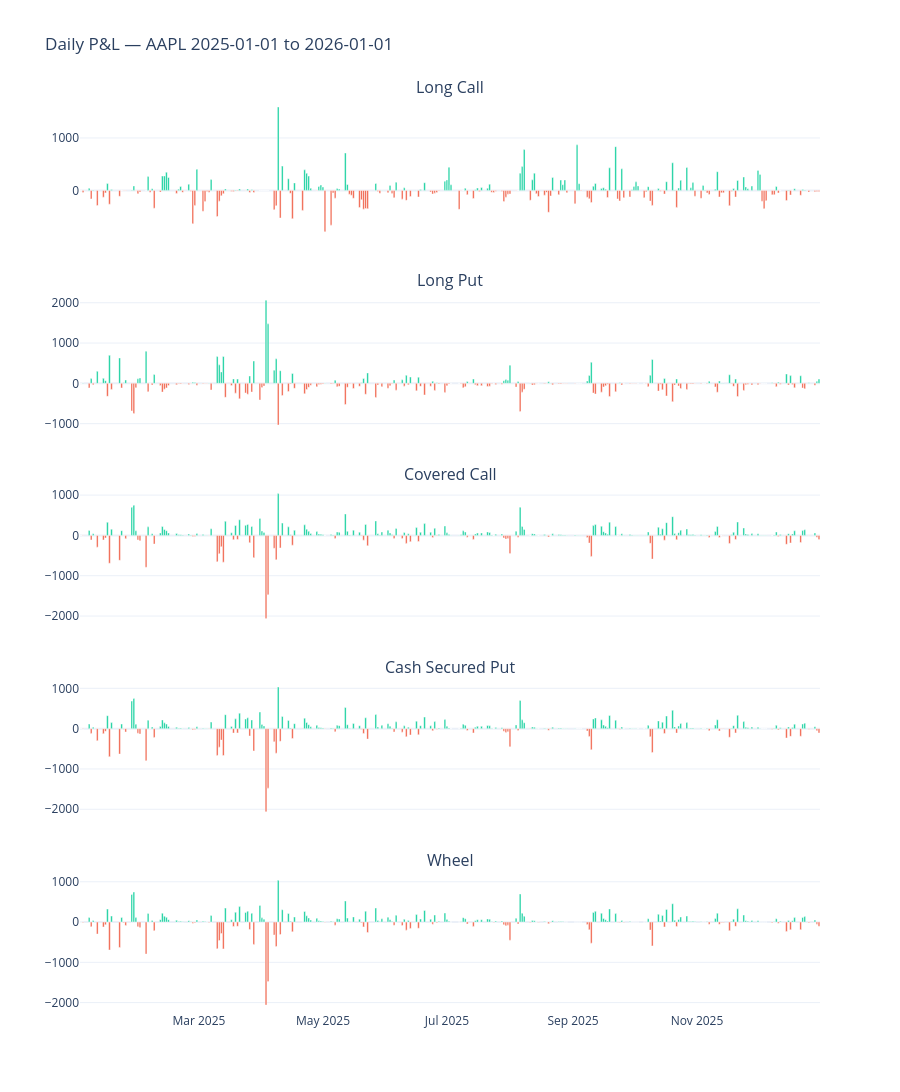

Notebook cell for this chart:
### Markdown cell above
---
## Chart 3 — Daily P&L

One subplot per strategy. Green bars = profitable days, red bars = losing days.

### Code cell
plot_daily_pnl(results, ticker=TICKER, start=START, end=END).show()

### Figure 1 — Plotly figure (JSON) as saved in the notebook; plotly's stock layout.template omitted (floating-point values rounded to 4 significant figures; data arrays with more than 128 entries replaced by an {"elided": "..."} marker saying what was removed)
{"data": [{"hovertemplate": "%{x|%Y-%m-%d}<br>$%{y:,.0f}<extra></extra>", "marker": {"color": {"elided": "250 str values"}}, "showlegend": false, "type": "bar", "x": {"elided": "250 str values"}, "xaxis": "x", "y": {"elided": "250 float values"}, "yaxis": "y"}, {"hovertemplate": "%{x|%Y-%m-%d}<br>$%{y:,.0f}<extra></extra>", "marker": {"color": {"elided": "250 str values"}}, "showlegend": false, "type": "bar", "x": {"elided": "250 str values"}, "xaxis": "x2", "y": {"elided": "250 float values"}, "yaxis": "y2"}, {"hovertemplate": "%{x|%Y-%m-%d}<br>$%{y:,.0f}<extra></extra>", "marker": {"color": {"elided": "250 str values"}}, "showlegend": false, "type": "bar", "x": {"elided": "250 str values"}, "xaxis": "x3", "y": {"elided": "250 float values"}, "yaxis": "y3"}, {"hovertemplate": "%{x|%Y-%m-%d}<br>$%{y:,.0f}<extra></extra>", "marker": {"color": {"elided": "250 str values"}}, "showlegend": false, "type": "bar", "x": {"elided": "250 str values"}, "xaxis": "x4", "y": {"elided": "250 float values"}, "yaxis": "y4"}, {"hovertemplate": "%{x|%Y-%m-%d}<br>$%{y:,.0f}<extra></extra>", "marker": {"color": {"elided": "250 str values"}}, "showlegend": false, "type": "bar", "x": {"elided": "250 str values"}, "xaxis": "x5", "y": {"elided": "250 float values"}, "yaxis": "y5"}], "layout": {"annotations": [{"font": {"size": 16}, "showarrow": false, "text": "Long Call", "x": 0.5, "xanchor": "center", "xref": "paper", "y": 1, "yanchor": "bottom", "yref": "paper"}, {"font": {"size": 16}, "showarrow": false, "text": "Long Put", "x": 0.5, "xanchor": "center", "xref": "paper", "y": 0.788, "yanchor": "bottom", "yref": "paper"}, {"font": {"size": 16}, "showarrow": false, "text": "Covered Call", "x": 0.5, "xanchor": "center", "xref": "paper", "y": 0.576, "yanchor": "bottom", "yref": "paper"}, {"font": {"size": 16}, "showarrow": false, "text": "Cash Secured Put", "x": 0.5, "xanchor": "center", "xref": "paper", "y": 0.364, "yanchor": "bottom", "yref": "paper"}, {"font": {"size": 16}, "showarrow": false, "text": "Wheel", "x": 0.5, "xanchor": "center", "xref": "paper", "y": 0.152, "yanchor": "bottom", "yref": "paper"}], "height": 1250, "title": {"text": "Daily P&L — AAPL 2025-01-01 to 2026-01-01"}, "xaxis": {"anchor": "y", "domain": [0, 1], "matches": "x5", "showticklabels": false}, "xaxis2": {"anchor": "y2", "domain": [0, 1], "matches": "x5", "showticklabels": false}, "xaxis3": {"anchor": "y3", "domain": [0, 1], "matches": "x5", "showticklabels": false}, "xaxis4": {"anchor": "y4", "domain": [0, 1], "matches": "x5", "showticklabels": false}, "xaxis5": {"anchor": "y5", "domain": [0, 1]}, "yaxis": {"anchor": "x", "domain": [0.848, 1]}, "yaxis2": {"anchor": "x2", "domain": [0.636, 0.788]}, "yaxis3": {"anchor": "x3", "domain": [0.424, 0.576]}, "yaxis4": {"anchor": "x4", "domain": [0.212, 0.364]}, "yaxis5": {"anchor": "x5", "domain": [0, 0.152]}}}
